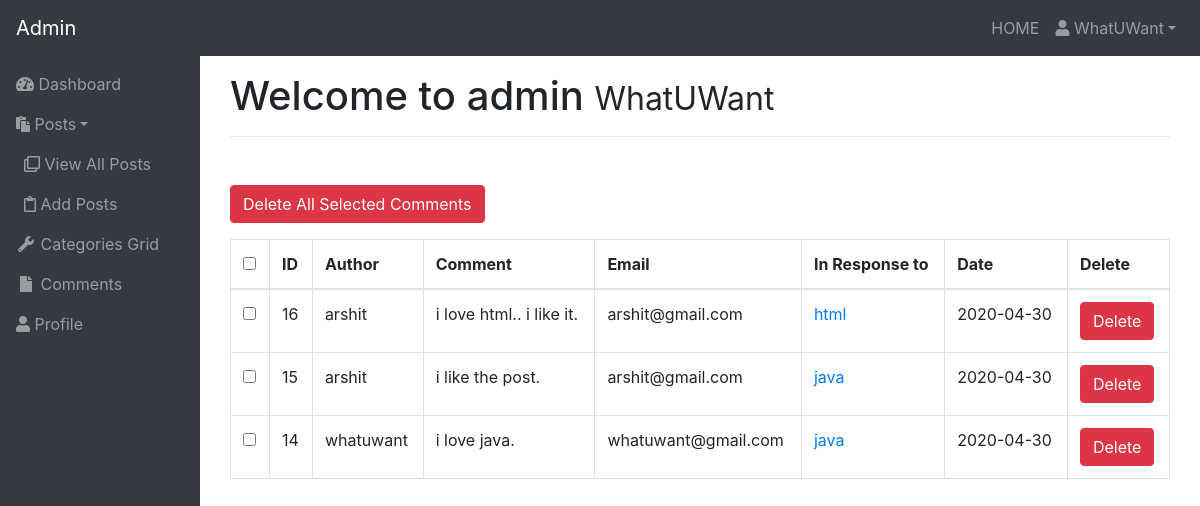
Screenshot of /NewsTech/admin/comments.php (signed in) with the database file from the repository.
### tables this page shows
CREATE TABLE `comments` (
  `comment_id` int(3) NOT NULL,
  `comment_post_id` int(3) NOT NULL,
  `comment_author` varchar(255) NOT NULL,
  `comment_email` varchar(255) NOT NULL,
  `comment_content` text NOT NULL,
  `comment_date` date NOT NULL
);

CREATE TABLE `posts` (
  `post_id` int(3) NOT NULL,
  `post_category_id` int(3) NOT NULL,
  `post_title` varchar(255) NOT NULL,
  `post_date` date NOT NULL,
  `post_image` blob NOT NULL,
  `post_content` text NOT NULL,
  `post_tags` varchar(255) NOT NULL,
  `post_status` varchar(255) NOT NULL DEFAULT 'draft',
  `post_views_count` int(3) NOT NULL
);

### NewsTech/admin/includes/view_all_comments.php (the view, shortened to what this page needs)
<form action="" method="post">
    <div class="form-row">
        <div class="col">
            <div class="form-group">
               <input type="submit" name="submit" class="btn btn-danger" value="Delete All Selected Comments">
            </div>
        </div>
    </div>
    <div class="table-responsive">
        <table class="table table-bordered table-hover">
            <thead>
                <tr>
                    <th><input id="selectAllBoxes" type="checkbox"></th>
                    <th>ID</th>
                    <th>Author</th>
                    <th>Comment</th>
                    <th>Email</th>
                    <th>In Response to</th>
                    <th>Date</th>
                    <th>Delete</th>
                </tr>
            </thead>
            <tbody>
               <?php
                $query = "SELECT * FROM comments ORDER BY comment_id DESC";
                $select_comments = mysqli_query($connection,$query);
                while($row = mysqli_fetch_assoc($select_comments)) {
                    $comment_id = $row['comment_id'];
                    $comment_post_id = $row['comment_post_id'];
                    $comment_author = $row['comment_author'];
                    $comment_email = $row['comment_email'];
                    $comment_content = $row['comment_content'];
                    $comment_date = $row['comment_date'];
                    echo "<tr>";
                    echo "<td><input class='checkBoxes' type='checkbox' name='checkBoxArray[]' value='{$comment_id}'></td>";
                    echo "<td>$comment_id</td>";
                    echo "<td>$comment_author</td>";
                    echo "<td>$comment_content</td>";
                    echo "<td>$comment_email</td>";
                    $query = "SELECT post_title FROM posts WHERE post_id = {$comment_post_id}";
                    $row = mysqli_fetch_assoc(mysqli_query($connection,$query));
                    $post_title = "none";
                    if(!empty($row))
                        $post_title = $row['post_title'];
                    echo "<td><a href='../post/$comment_post_id'>$post_title</a></td>";
                    echo "<td>$comment_date</td>";
                    echo "<td><button type='button' class='btn btn-danger openDeleteModal' data-toggle='modal' data-target='#deleteModal' data-id='{$comment_id}'>Delete</button></td>";
                    echo "</tr>";
                }
                ?>
            </tbody>
        </table>
    </div>
</form>

### NewsTech/admin/includes/header.php (shortened to what this page needs)
<!DOCTYPE html>
<html lang="en">
<head>
    <link rel="stylesheet" href="/vender/plugins/bootstrap/css/bootstrap.min.css">
    <link rel="stylesheet" href="/vender/plugins/font-awesome/css/font-awesome.min.css">
    <link rel="stylesheet" href="/vender/plugins/font-awesome/css/all.min.css">
    <link rel="stylesheet" type="text/css" href="/admin/vender/css/style.css">
</head>
<body>

### NewsTech/admin/includes/navigation.php (shortened to what this page needs)
<nav class="navbar navbar-expand-lg navbar-dark bg-dark navbar-fixed-top" role="navigation">
    <div class="collapse navbar-collapse" id="navbarTogglerDemo01">
        <a class="navbar-brand" href="/admin">Admin</a>
        <ul class="navbar-nav ml-auto mt-2 mt-lg-0">
            <li class="nav-item"><a class="nav-link" href="/">HOME</a></li>
            <li class="nav-item dropdown">
                <a class="nav-link dropdown-toggle" href="#" id="navbarDropdown" role="button" data-toggle="dropdown" aria-haspopup="true" aria-expanded="false"><i class="fa fa-user"></i> WhatUWant</a>
            </li>
        </ul>
    </div>
</nav>
<div class="container-fluid">
    <div class="row min-vh-100">
        <div class="col-2 p-0 bg-dark">
            <nav class="navbar navbar-expand navbar-dark bg-dark flex-md-column flex-row align-items-start py-2">
                <div class="collapse navbar-collapse ">
                    <ul class="flex-md-column flex-row navbar-nav w-100 justify-content-between">
                        <li class="nav-item">
                            <a class="nav-link pl-0" href="/admin"><i class="fas fa-tachometer-alt"></i> Dashboard</a>
                        </li>
                        <li class="nav-item dropdown">
                            <a class="nav-link pl-0 dropdown-toggle" data-toggle="dropdown" id="navbarDropdown01" href="#"><i class="fas fa-paste"></i> Posts</a>
                            <div class="nav-item" aria-labelledby="navbarDropdown">
                                <a class="nav-link" href="/admin/posts"><i class="far fa-clone"></i> View All Posts</a>
                                <a class="nav-link" href="/admin/posts/add_post"><i class="far fa-clipboard"></i> Add Posts</a>
                            </div>
                        </li>
                        <li class="nav-item">
                            <a class="nav-link pl-0" href="/admin/categories"><i class="fa fa-fw fa-wrench"></i> Categories Grid</a>
                        </li>
                        <li class="nav-item">
                            <a class="nav-link pl-0" href="/admin/comments"><i class="fa fa-fw fa-file"></i> Comments </a>
                        </li>
                        <li class="nav-item">
                            <a class="nav-link pl-0" href="/admin/profile"><i class="fa fa-user"></i> Profile</a>
                        </li>
                    </ul>
                </div>
            </nav>
        </div>
        <div class="col-10 bg-faded py-3 flex-grow-1">

### NewsTech/admin/comments.php (shortened to what this page needs)
<?php include "includes/header.php" ?>
<?php include "includes/navigation.php" ?>
    <div class="container-fluid">
        <div class="row">
            <div class="col-lg-12">
                <h1 class="page-header">
                    Welcome to admin
                    <small>WhatUWant</small>
                </h1>
                <hr class="mb-5">
                <?php
                    if(isset($_GET['source'])) {
                        $source = $_GET['source'];
                    } else {
                        $source = '';
                    }
                    switch($source) {
                        default :
                        include "includes/view_all_comments.php";
                        break;
                    }
                ?>
            </div>
        </div>
    </div>
<?php include "includes/footer.php" ?>

### NewsTech/admin/includes/footer.php (shortened to what this page needs)
		</div>
    </div>
</div>
</body>
</html>

### rows the page displays
comments: comment_id "16", comment_author "arshit", comment_content "i love html.. i like it.", comment_email "arshit@gmail.com", posts.post_title "html", comment_date "2020-04-30"
comments: comment_id "15", comment_author "arshit", comment_content "i like the post.", comment_email "arshit@gmail.com", posts.post_title "java", comment_date "2020-04-30"
comments: comment_id "14", comment_author "whatuwant", comment_content "i love java.", comment_email "whatuwant@gmail.com", posts.post_title "java", comment_date "2020-04-30"
